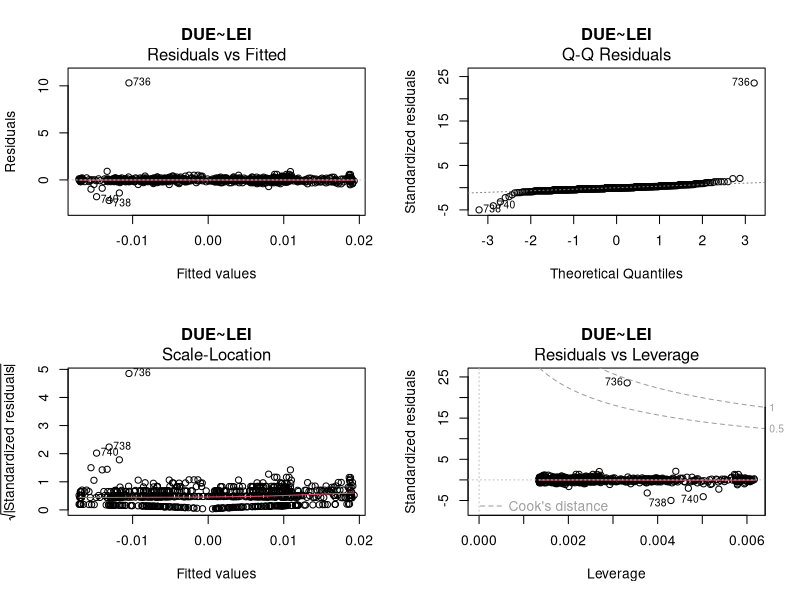
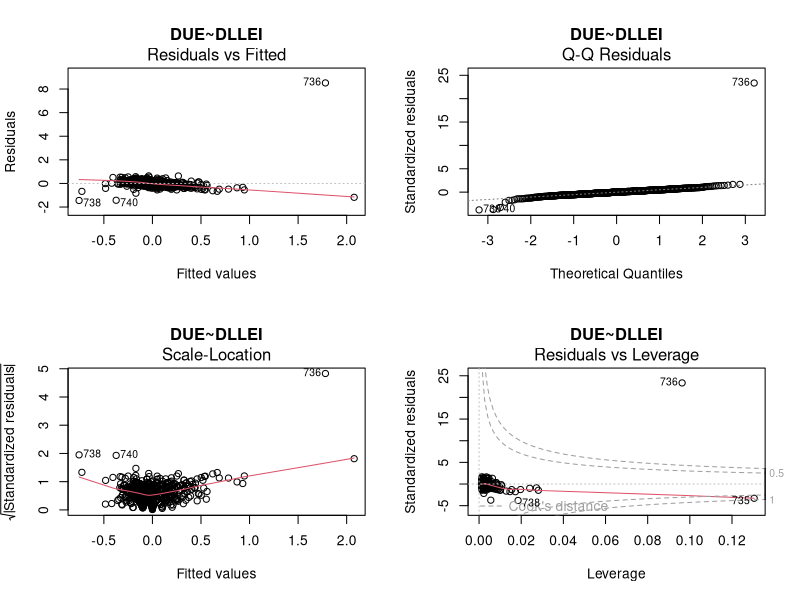
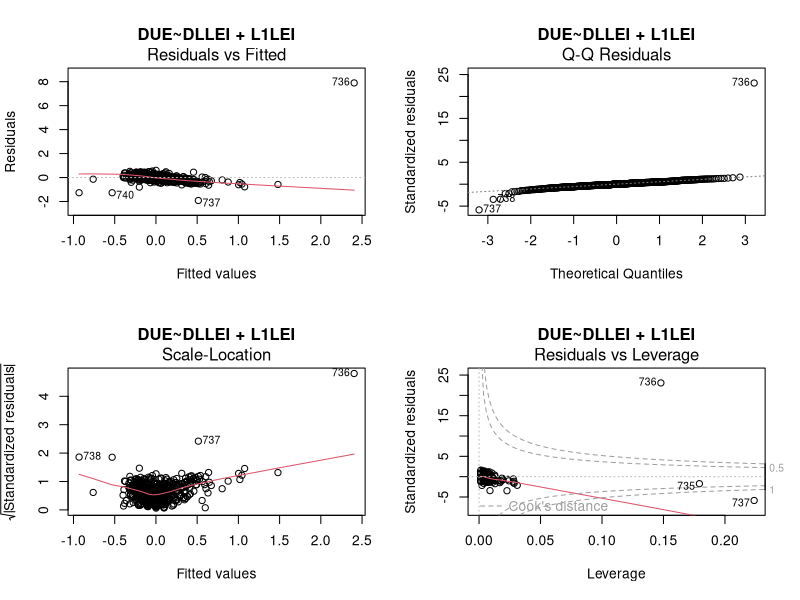
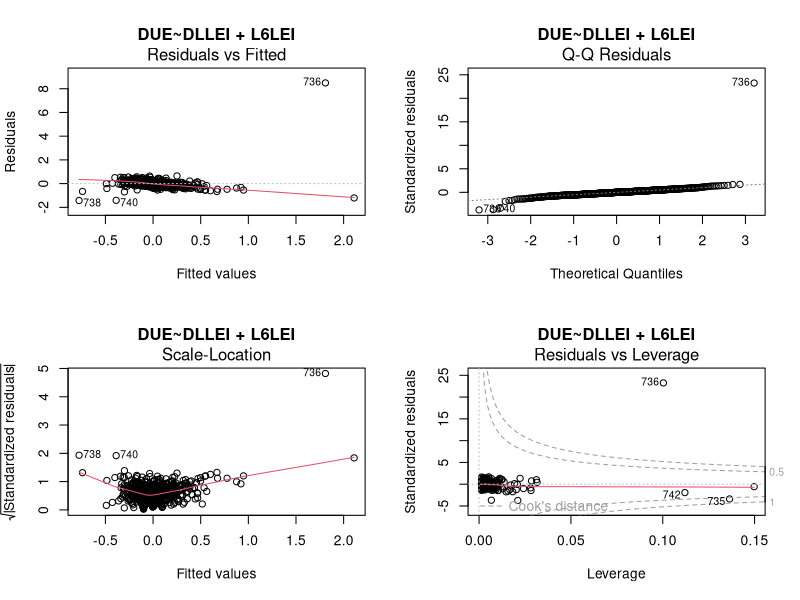
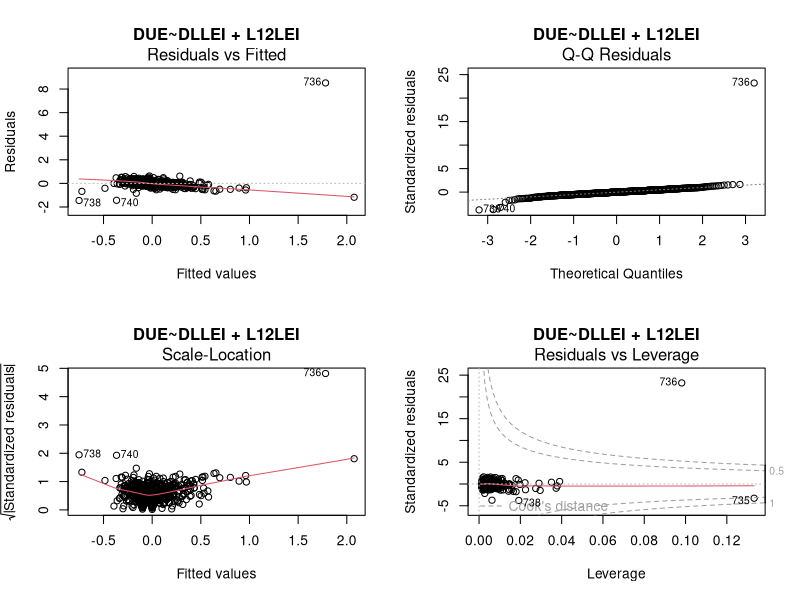
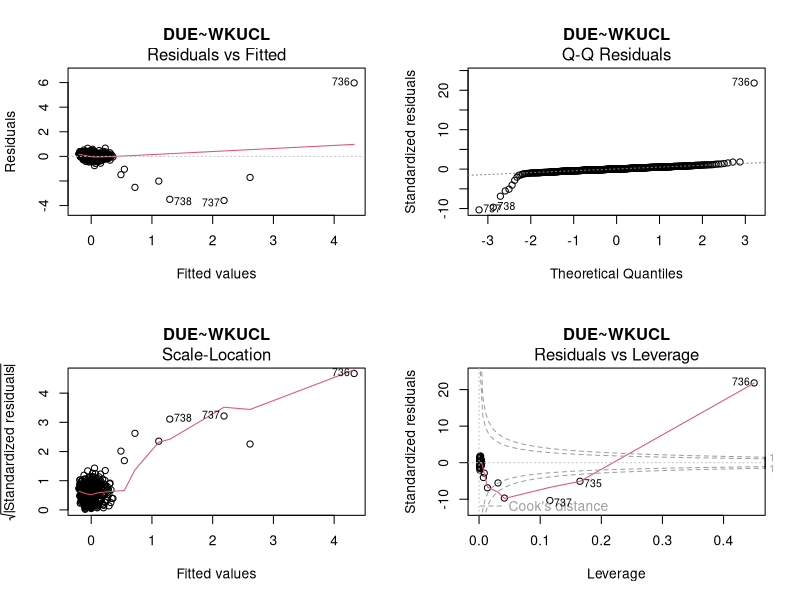
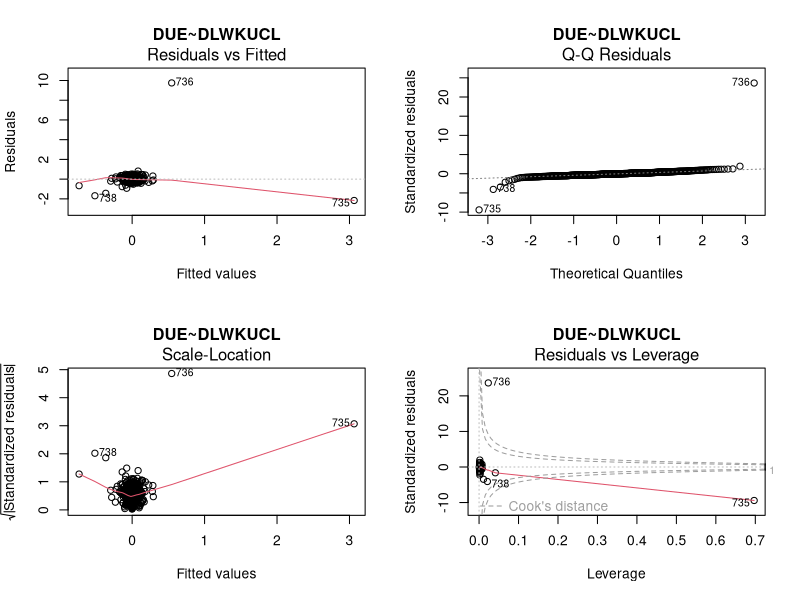
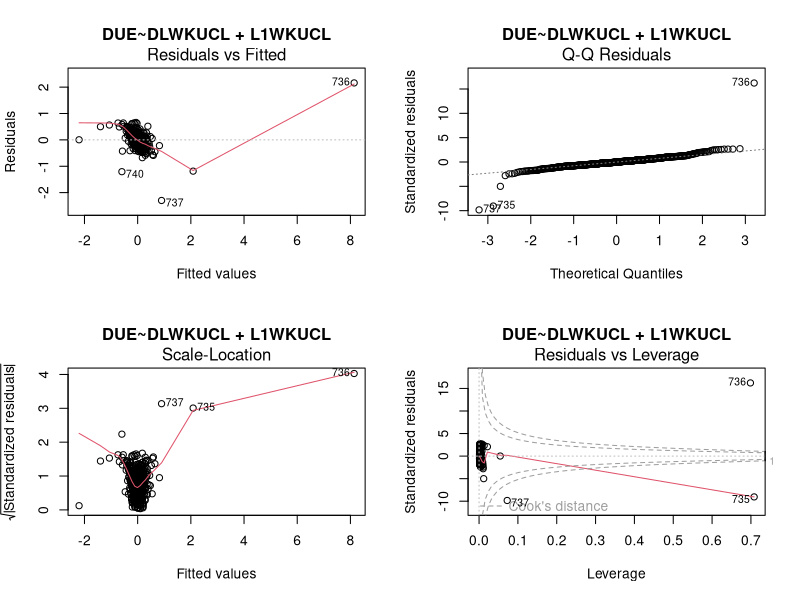

The R source for these figures, in order:
setwd("~/UW/CFRM-502/Assignment1")

customlag = function(x,n) {
  c(rep(NA,n),head(x,-n))
}

#read the input file
wip = read.csv("TCB_MZTT_1959_2020.csv", header = T)
pdf(file='plots.pdf')
sink('output.txt')
par(mfrow=c(2,2))

#add other columns
wip$DUE = wip$A0M043- customlag(wip$A0M043, 1)

wip$LEI = wip$G0M910
wip$LLEI = log(wip$G0M910)
wip$L1LEI = customlag(wip$LLEI, 1)
wip$DLLEI = wip$LLEI-wip$L1LEI
wip$L1LEI = customlag(wip$DLLEI, 1)
wip$L6LEI = customlag(wip$DLLEI, 6)
wip$L12LEI = customlag(wip$DLLEI, 12)

wip$WKUCL = wip$A0M005
wip$LWKUCL = log(wip$A0M005)
wip$L1LWKUCL = customlag(wip$LWKUCL, 1)
wip$DLWKUCL = wip$LWKUCL-wip$L1LWKUCL
wip$L1WKUCL = customlag(wip$DLWKUCL, 1)
wip$L6WKUCL = customlag(wip$DLWKUCL, 6)
wip$L12WKUCL = customlag(wip$DLWKUCL, 12)

#simple linear regressions

#LEI models
LEI_m = lm(DUE ~ LEI, data=wip)
summary(LEI_m)
plot(LEI_m, main = "DUE~LEI")

DLLEI_m = lm(DUE ~ DLLEI, data=wip)
summary(DLLEI_m)
plot(DLLEI_m, main = "DUE~DLLEI")

L1LEI_m = lm(DUE ~ DLLEI + L1LEI, data=wip)
summary(L1LEI_m)
plot(L1LEI_m, main = "DUE~DLLEI + L1LEI")

L6LEI_m = lm(DUE ~ DLLEI + L6LEI, data=wip)
summary(L6LEI_m)
plot(L6LEI_m, main = "DUE~DLLEI + L6LEI")

L12LEI_m = lm(DUE ~ DLLEI + L12LEI, data=wip)
summary(L12LEI_m)
plot(L12LEI_m, main = "DUE~DLLEI + L12LEI")

#WKCUL models
WKUCL_m = lm(DUE ~ WKUCL, data=wip)
summary(WKUCL_m)
plot(WKUCL_m, main = "DUE~WKUCL")

DLWKUCL_m = lm(DUE ~ DLWKUCL, data=wip)
summary(DLWKUCL_m)
plot(DLWKUCL_m, main = "DUE~DLWKUCL")

L1WKUCL_m = lm(DUE ~ DLWKUCL + L1WKUCL, data=wip)
summary(L1WKUCL_m)
plot(L1WKUCL_m, main = "DUE~DLWKUCL + L1WKUCL")

L6WKUCL_m = lm(DUE ~ DLWKUCL + L6WKUCL, data=wip)
summary(L6WKUCL_m)
plot(L6WKUCL_m, main = "DUE~DLWKUCL + L6WKUC")

L12WKUCL_m = lm(DUE ~ DLWKUCL + L12WKUCL, data=wip)
summary(L12WKUCL_m)
plot(L12WKUCL_m, main = "DUE~DLWKUCL + L12WKUC")

#multiple regression
mlr = lm(DUE ~ L1LEI + L1WKUCL, data = wip)
summary(mlr)
plot(mlr, main = "DUE~L1LEI+L1WKUCL")

sink()
dev.off()
